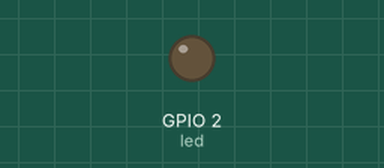
A program run on a simulated ESP32 board running MicroPython. Parts: output pins drawn as LEDs (lit = HIGH).

Above: at 0.3 s.
At 4.8 s:
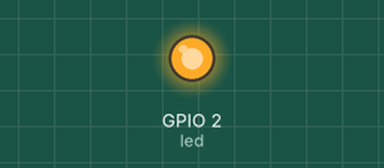
Timing chart, 0 to 13.4 s (numbered marks = the images above):
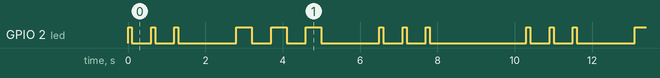

Measured:
- by itself, GPIO 2 (led): repeats every 10.3 s: 2 × (LOW 0.50 s, HIGH 0.10 s), LOW 1.5 s, 2 × (HIGH 0.40 s, LOW 0.50 s), HIGH 0.40 s, LOW 1.5 s, 2 × (HIGH 0.10 s, LOW 0.50 s), HIGH 0.10 s, LOW 2.5 s, HIGH 0.10 s
- by itself, everything shown: repeats every 10.3 s, in 18 steps

The program:

SOS_compact.py
```python
# SOS_compact.py
from machine import Pin
from time import sleep
led=Pin(2,Pin.OUT)
while True:
  for n in range(3):
    led.value(1)
    sleep(.1)
    led.value(0)
    sleep(.5)
  sleep(1)
  for n in range(3):
    led.value(1)
    sleep(.4)
    led.value(0)
    sleep(.5)
  sleep(1)
  for n in range(3):
    led.value(1)
    sleep(.1)
    led.value(0)
    sleep(.5)
  sleep(2)
```
